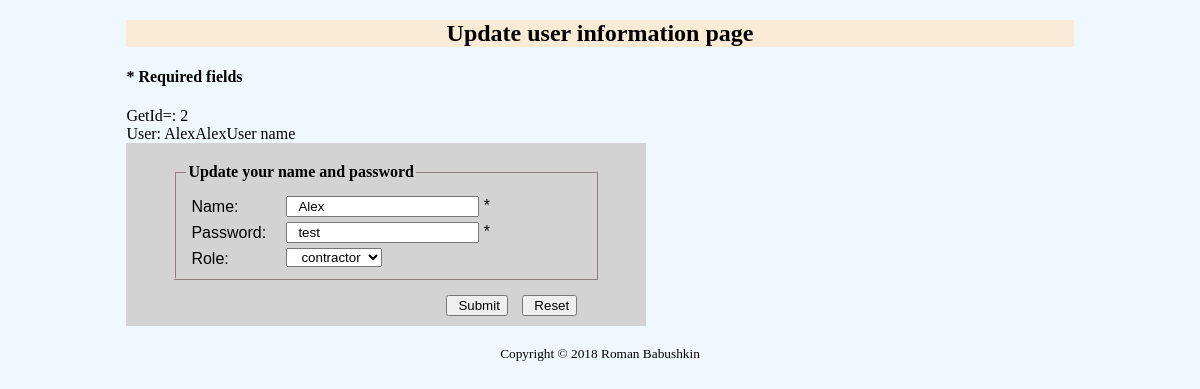
Page /mvc/Views/UpdateUser.php?id=2 on the committed database.
### tables this page shows
CREATE TABLE `users` (
  `id` int(11) NOT NULL AUTO_INCREMENT,
  `name` varchar(10) NOT NULL,
  `password` varchar(45) NOT NULL,
  `role` varchar(10) DEFAULT NULL,
  PRIMARY KEY (`id`)
);

### mvc/classes/Database.php (called while the page is built, shortened)
<?php
class Database {
    public static $host = "127.0.0.1";
    public static $dbName = "workorder";
    public static $userName = "root";
    public static $password = "1982";
  private static function con() {
    $pdo = new PDO("mysql:host=".self::$host.";dbname=".self::$dbName.";charset=utf8", self::$userName, self::$password);
    $pdo->setAttribute(PDO::ATTR_EMULATE_PREPARES, false);
    $pdo->setAttribute(PDO::ATTR_ERRMODE, PDO::ERRMODE_EXCEPTION);
    return $pdo;
  }
  public static function query($query, $params = array()) {
    $stmt = self::con()->prepare($query);
    $stmt->execute($params);
    $data = $stmt->fetchAll();
    return $data;
  }
}
?>

### mvc/Controllers/UserImpl.php (called while the page is built, shortened)
<?php
class UserImpl extends Controller {
    public static function findUserById($id) {
$data = self::query("SELECT * FROM users WHERE id = '$id'");
        foreach( $data as $row ) {
            $user = new User($row['id'], $row['name'], $row['password'], $row['role']);
        return $user;
    }
}
}
?>

### mvc/Views/UpdateUser.php (the view, shortened to what this page needs)
<!DOCTYPE html>
<html lang="en">
<head>
</head>
<body>
    <div id="wrapper">
<header><h2>Update user information page</h2></header>
    <main>
        <h4>* Required fields</h4>
<?php
        echo "GetId=: ".$_GET['id']."<br>";
        $user = UserImpl::findUserById($_GET['id']);
        echo "User: ".$user->name;
        echo "User name".$user->getName();
  ?>
<form action="updateUserInfo" method="post">
<fieldset>
    <legend>Update your name and password</legend>
<div >
<label id="label1">Name:</label><input name="userName" type="text" value="<?php echo $user->name; ?>" >
<h8>*</h8><h8 id="errorName" class="error"></h8>
<label id="label1">Password: </label><input name="password" type="text" value="<?php echo $user->password; ?>" > *
<label id="label1">Role: </label><br>
<select id="custom" name="role" >
      <option selected="<?php echo $user->role; ?>"><?php echo $user->role; ?></option>
  </select>
</div>
</fieldset>
            <div id="custom1">
            <input type=submit>
            <input type=reset>
             </div>
        </form>
    <br>
     <?php      include 'footer.php'; ?>
        </main>
</div>
</body>
</html>

### mvc/classes/User.php (shortened to what this page needs)
<?php
class User {
    var $id, $name, $password, $role;
    function __construct($id, $name, $password, $role)
    {
        $this->name = $name;
        $this->password = $password;
        $this->role = $role;
    }
    function getName(){
         echo $this->name;
      }
}
?>

### rows in the picture
users: name "Alex", userName "Alex", password "test", role "contractor"

### other values in the picture
$_GET['id'] "2"
